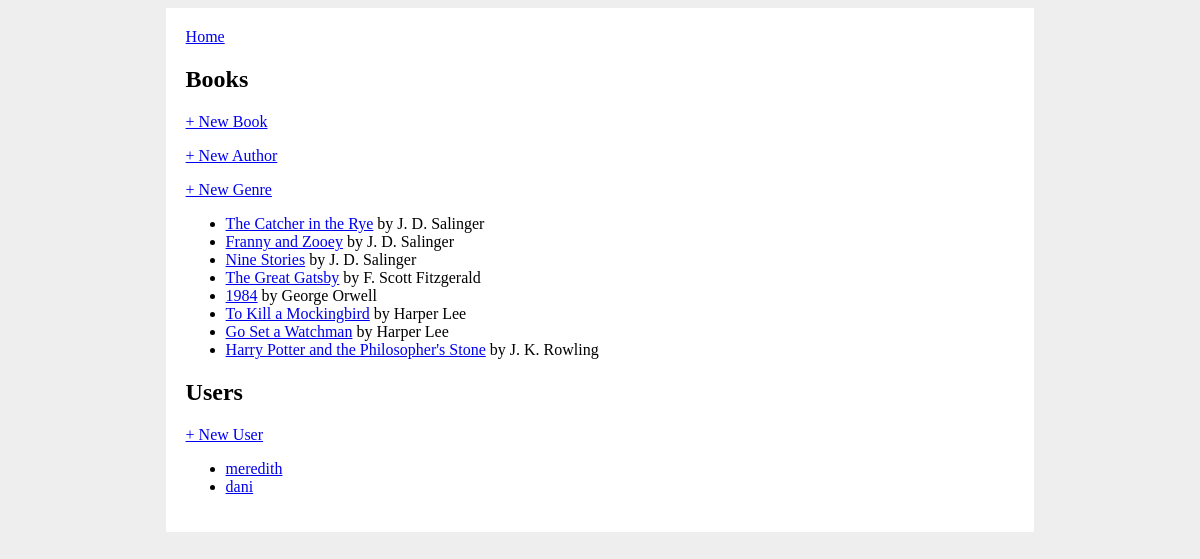
Before: / with the older database file.
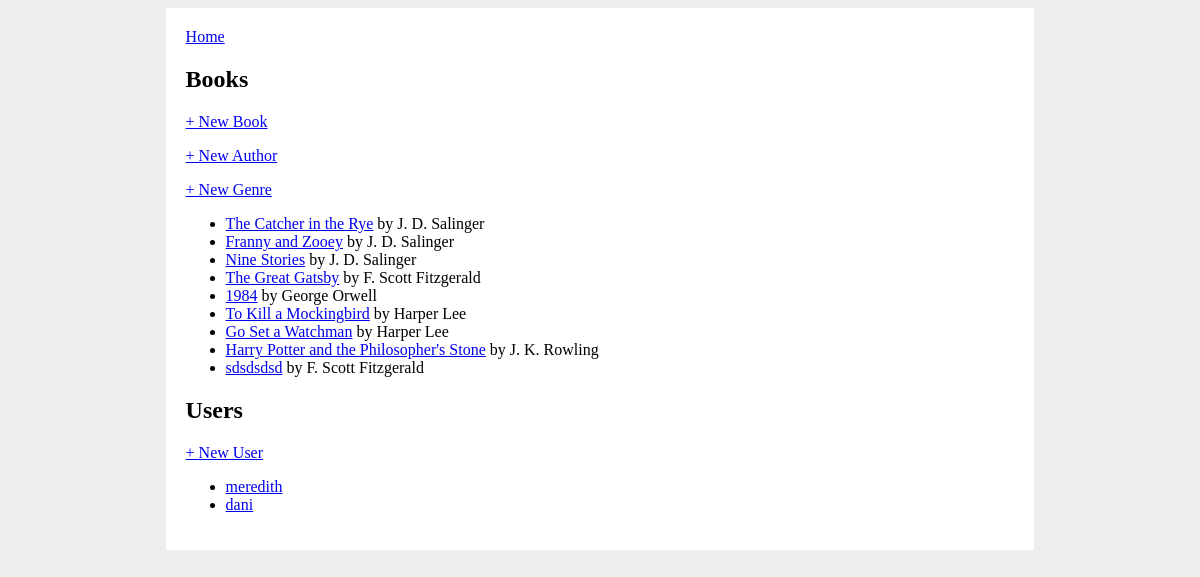
After: the same page with the newer database file.
### books_app/models.py (models this page shows, shortened)
class Book(db.Model):
    id = db.Column(db.Integer, primary_key=True)
    title = db.Column(db.String(80), nullable=False)
    publish_date = db.Column(db.Date)
    author_id = db.Column(db.Integer, db.ForeignKey('author.id'), nullable=False)
    author = db.relationship('Author', back_populates='books')
    audience = db.Column(db.Enum(Audience), default=Audience.ALL)
    genres = db.relationship(
        'Genre', secondary='book_genre', back_populates='books')
    users_who_favorited = db.relationship(
        'User', secondary='user_book', back_populates='favorite_books')

class Author(db.Model):
    id = db.Column(db.Integer, primary_key=True)
    name = db.Column(db.String(80), nullable=False)
    biography = db.Column(db.String(200))
    books = db.relationship('Book', back_populates='author')

class User(db.Model):
    id = db.Column(db.Integer, primary_key=True)
    username = db.Column(db.String(80), nullable=False, unique=True)
    favorite_books = db.relationship(
        'Book', secondary='user_book', back_populates='users_who_favorited')

### books_app/routes.py (the view)
@main.route('/')
def homepage():
    all_books = Book.query.all()
    all_users = User.query.all()
    return render_template('home.html',
        all_books=all_books, all_users=all_users)

### books_app/templates/home.html
{% extends 'base.html' %}
{% block content %}
<h2>Books</h2>
<p>
    <a href="/create_book">+ New Book</a>
</p>
<p>
    <a href="/create_author">+ New Author</a>
</p>
<p>
    <a href="/create_genre">+ New Genre</a>
</p>
<ul>
{% for book in all_books %}
    <li><a href="/book/{{ book.id }}">{{ book.title }}</a> by {{ book.author.name }}</li>
{% endfor %}
</ul>
<h2>Users</h2>
<p>
    <a href="/create_user">+ New User</a>
</p>
<ul>
    {% for user in all_users %}
        <li><a href="/profile/{{ user.username }}">{{ user.username }}</a></li>
    {% endfor %}
</ul>
{% endblock %}

### books_app/templates/base.html (shortened to what this page needs)
<!DOCTYPE html>
<html>
    <head>
        <link rel="stylesheet" href="/static/style.css">
    </head>
    <body>
        <div id="content">
            <a href="/">Home</a>
            {% block content %}{% endblock %}
        </div>
    </body>
</html>

### books_app/static/style.css (style rules this page uses)
body { display: flex; flex-direction: column; align-items: center; background-color: #eee; }
#content { width: 70%; background-color: white; padding: 20px; }

Changed rows visible on the page:
added Book: title "sdsdsdsd", author.name "F. Scott Fitzgerald"
